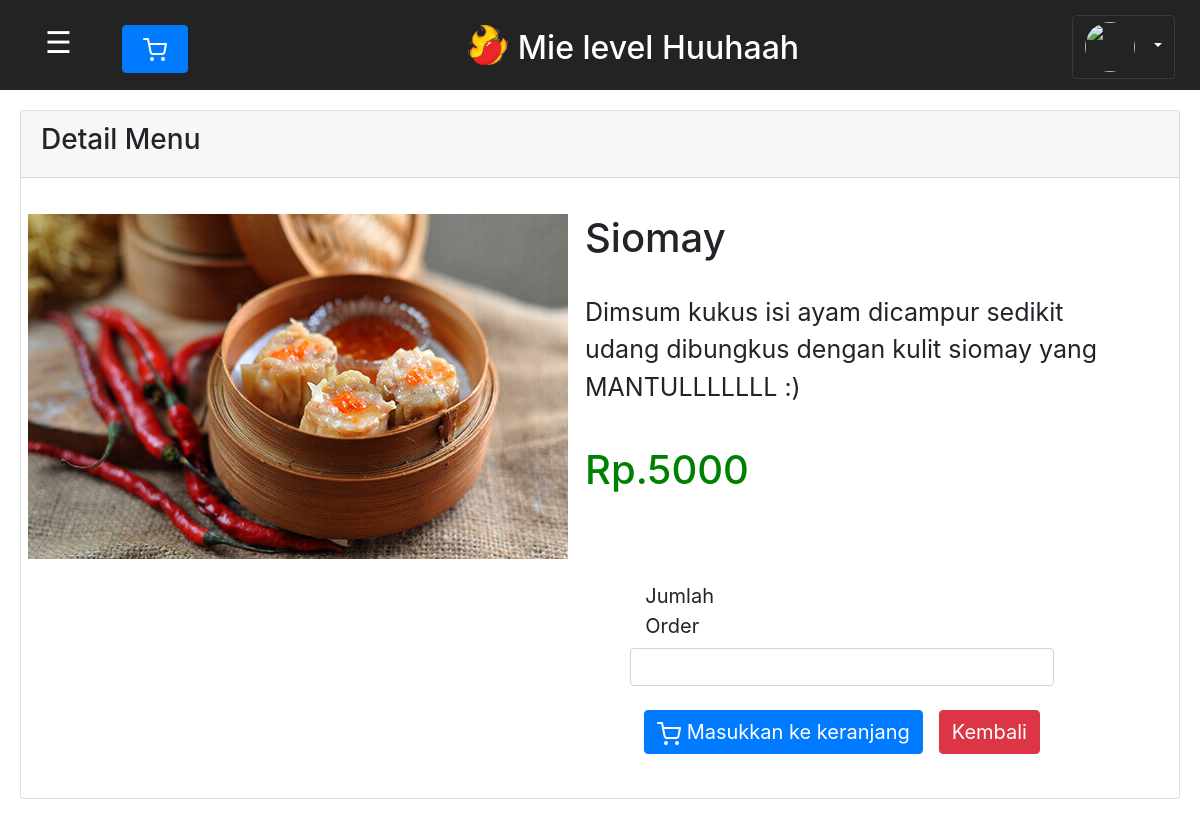
Screenshot of /detail_menu.php?id=DIM01 with the database file from the repository.
### tables this page shows
CREATE TABLE `menu` (
  `id_menu` varchar(10) NOT NULL,
  `nama_menu` varchar(100) DEFAULT NULL,
  `jenis_menu` varchar(20) DEFAULT NULL,
  `harga` int(20) DEFAULT NULL,
  `detail` varchar(200) DEFAULT NULL,
  `foto_menu` varchar(100) NOT NULL
);

### functions.php (called while the page is built, shortened)
<?php
$conn = mysqli_connect("localhost", "root", "", "dbresto");
function query($query){
	global $conn;
	$result = mysqli_query($conn, $query);
	$rows = [];
	while ($row = mysqli_fetch_assoc($result)){
		$rows[] = $row;
	}
	return $rows;
}
?>

### detail_menu.php (the view, shortened to what this page needs)
<?php
require "functions.php";
$id_menu = $_GET['id'];
$menu = query("SELECT * FROM menu WHERE id_menu='$id_menu'")[0];
?>
<!DOCTYPE html>
<html lang="en">
<head>
    <link rel="stylesheet" href="style.css?v=1.0">
    <link rel="stylesheet" type="text/css" href="https://cdnjs.cloudflare.com/ajax/libs/twitter-bootstrap/4.5.2/css/bootstrap.css">
	<link rel="stylesheet" type="text/css" href="https://cdn.datatables.net/1.10.22/css/dataTables.bootstrap4.min.css">
</head>
<body>
        <div class="judul sticky-top">
            <button class="openbtn" onclick="openNav()">&#9776;</button>
            <a href="order_cst.php" type="button" class="btn btn-primary position-absolute" style="padding:10px 20px; margin-left: 30px;">
                <span data-feather="shopping-cart"></span>
            </a>
            <div class="brand row align-items-center justify-content-center">
                <img src="img/logo.png" class="logo">
                <h2>Mie level Huuhaah</h2>
            </div>
            <div class="account">
                <div class="dropdown">
                        <?php
                            $id = $_SESSION['id_cst'];
                            $hasil = mysqli_query($conn,"SELECT * FROM customer WHERE id_cst = '$id'");
                            $data = mysqli_fetch_assoc($hasil);
                        ?>
                    <button class="btn btn-dark dropdown-toggle" type="button" id="dropdownMenuButton2" data-bs-toggle="dropdown" aria-expanded="true">
                        <img src="photo/<?= $data['foto_cst'];?>" class="bulat" style="background-size:cover;"><?= $data['nama_cst'];?>
                    </button>
                </div>
            </div>
        </div>
        <div class="content" id="content">
                <div class="card">
		            <div class="card-header">
			            <h3>Detail Menu</h3>
		            </div>
                    <div class="card-body">
                        <div class="row">
                            <div class="col-6 row justify-content-center mt-3">
                                <div class="border-img" style="width=100%; height:500px;">
                                    <img src="photo/<?= $menu['foto_menu'];?>">
                                </div>
                            </div>
                            <div class="col-6 mt-3">
                                <h1><?= $menu['nama_menu']?></h1><br>
                                <p style="font-size: 25px;"><?= $menu['detail']?></p><br>
                                <h1 style="color:green;">Rp.<?= $menu["harga"]; ?></h1>
                                <form action="detail_menu.php" method="POST" class="col-12 mt-4 row justify-content-center align-items-center">
                                    <div class=" mb-4 mt-4 row justify-content-center " style="width: 800px;">
                                        <div class="col-sm-10 mt-3">
                                            <label class="col-sm-3 col-form-label" style="font-size:20px;">Jumlah Order</label>
                                            <input type="text" class="form-control" name='jml_order' id="jml_order" required>
                                        </div>
                                        <button
                                            name="order" id="order"
                                            style="font-size: 20px;"
                                            class="btn btn-primary mt-4">
                                            <span data-feather="shopping-cart"></span>   Masukkan ke keranjang
                                        </button>
                                        <a href="dashboard_cst.php" class="btn btn-danger mt-4 ml-3" style="font-size: 15pt;">Kembali</a>
                                    </div>
                                </form>
                            </div>
                        </div>
                    </div>
                </div>
        </div>
</body>
</html>

### style.css (style rules this page uses)
body { font-family: 'roboto'; background-color: #ddd; }
.judul { background: #232323; padding: 25px; width: 100%; }
.judul h2 { text-align: center; height: 15px; color: #ffffff; margin-top: -10px; }
.brand img { width: 40px; height: 40px; margin: 0 10px 0 0; }
.openbtn { font-size: 30px; float: left; cursor: pointer; background-color: #232323; color: white; padding: 5px 20px; border: none; text-align: start; margin-top: -10px; }
.account { display: block; float: right; cursor: pointer; color: black; margin-top: -50px; }
.bulat { position: relative; width: 50px; height: 50px; border-radius: 50%; margin: 0 10px 0 0; background-size: cover; }
#dropdownMenuButton2 { background-color: #232323; color: white; }
#content { transition: margin-left .5s; padding: 20px; }

### rows the page displays
menu: foto_menu (picture), nama_menu "Siomay", detail "Dimsum kukus isi ayam dicampur sedikit udang dibungkus dengan kulit siomay yang MANTULLLLLLL :)", harga "5000"
